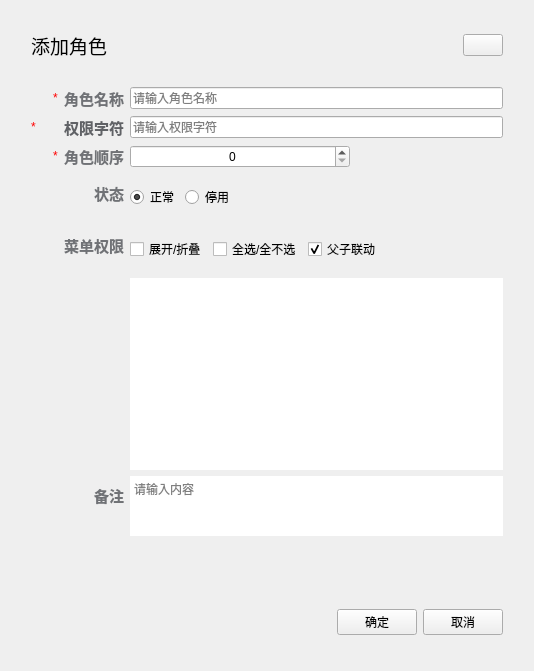
<?xml version="1.0" encoding="UTF-8"?>
<ui version="4.0">
 <class>RoleAddDlgClass</class>
 <widget class="QWidget" name="RoleAddDlgClass">
  <property name="geometry">
   <rect>
    <x>0</x>
    <y>0</y>
    <width>568</width>
    <height>623</height>
   </rect>
  </property>
  <property name="minimumSize">
   <size>
    <width>568</width>
    <height>0</height>
   </size>
  </property>
  <property name="maximumSize">
   <size>
    <width>568</width>
    <height>16777215</height>
   </size>
  </property>
  <property name="windowTitle">
   <string>RoleAddDlg</string>
  </property>
  <layout class="QVBoxLayout" name="verticalLayout">
   <property name="sizeConstraint">
    <enum>QLayout::SizeConstraint::SetFixedSize</enum>
   </property>
   <property name="leftMargin">
    <number>9</number>
   </property>
   <property name="topMargin">
    <number>9</number>
   </property>
   <property name="rightMargin">
    <number>9</number>
   </property>
   <property name="bottomMargin">
    <number>9</number>
   </property>
   <item>
    <widget class="QWidget" name="container" native="true">
     <layout class="QVBoxLayout" name="verticalLayout_2">
      <property name="sizeConstraint">
       <enum>QLayout::SizeConstraint::SetFixedSize</enum>
      </property>
      <item>
       <widget class="QWidget" name="widget" native="true">
        <property name="minimumSize">
         <size>
          <width>0</width>
          <height>50</height>
         </size>
        </property>
        <property name="maximumSize">
         <size>
          <width>16777215</width>
          <height>50</height>
         </size>
        </property>
        <layout class="QHBoxLayout" name="horizontalLayout">
         <item>
          <widget class="QLabel" name="label">
           <property name="text">
            <string>&lt;html&gt;&lt;head/&gt;&lt;body&gt;&lt;p&gt;&lt;span style=&quot; font-size:14pt;&quot;&gt;添加角色&lt;/span&gt;&lt;/p&gt;&lt;/body&gt;&lt;/html&gt;</string>
           </property>
          </widget>
         </item>
         <item>
          <spacer name="horizontalSpacer">
           <property name="orientation">
            <enum>Qt::Orientation::Horizontal</enum>
           </property>
           <property name="sizeHint" stdset="0">
            <size>
             <width>200</width>
             <height>20</height>
            </size>
           </property>
          </spacer>
         </item>
         <item>
          <widget class="QPushButton" name="closeBtn">
           <property name="text">
            <string/>
           </property>
          </widget>
         </item>
        </layout>
       </widget>
      </item>
      <item>
       <widget class="QWidget" name="widget_2" native="true">
        <layout class="QFormLayout" name="formLayout">
         <property name="sizeConstraint">
          <enum>QLayout::SizeConstraint::SetFixedSize</enum>
         </property>
         <property name="labelAlignment">
          <set>Qt::AlignmentFlag::AlignRight|Qt::AlignmentFlag::AlignTrailing|Qt::AlignmentFlag::AlignVCenter</set>
         </property>
         <item row="0" column="0">
          <layout class="QHBoxLayout" name="horizontalLayout_7">
           <item>
            <widget class="QLabel" name="label_22">
             <property name="text">
              <string>&lt;html&gt;&lt;head/&gt;&lt;body&gt;&lt;p&gt;&lt;span style=&quot; color:#ff0000;&quot;&gt;*&lt;/span&gt;&lt;/p&gt;&lt;/body&gt;&lt;/html&gt;</string>
             </property>
            </widget>
           </item>
           <item>
            <widget class="QLabel" name="label_5">
             <property name="text">
              <string>&lt;html&gt;&lt;head/&gt;&lt;body&gt;&lt;p&gt;&lt;span style=&quot; font-size:11pt; font-weight:700; color:#707276;&quot;&gt;角色名称&lt;/span&gt;&lt;/p&gt;&lt;/body&gt;&lt;/html&gt;</string>
             </property>
            </widget>
           </item>
          </layout>
         </item>
         <item row="0" column="1">
          <widget class="QLineEdit" name="roleNameEdit">
           <property name="placeholderText">
            <string>请输入角色名称</string>
           </property>
          </widget>
         </item>
         <item row="1" column="0">
          <layout class="QHBoxLayout" name="horizontalLayout_3">
           <item>
            <widget class="QLabel" name="label_21">
             <property name="text">
              <string>&lt;html&gt;&lt;head/&gt;&lt;body&gt;&lt;p&gt;&lt;span style=&quot; color:#ff0000;&quot;&gt;*&lt;/span&gt;&lt;/p&gt;&lt;/body&gt;&lt;/html&gt;</string>
             </property>
            </widget>
           </item>
           <item>
            <widget class="QLabel" name="label_20">
             <property name="minimumSize">
              <size>
               <width>16</width>
               <height>16</height>
              </size>
             </property>
             <property name="maximumSize">
              <size>
               <width>16</width>
               <height>16</height>
              </size>
             </property>
             <property name="toolTip">
              <string>控制器中定义的权限字符，如：@PreAuthorize(`@ss.hasRole('admin')`)</string>
             </property>
             <property name="text">
              <string/>
             </property>
             <property name="pixmap">
              <pixmap resource="../../Resource.qrc">:/Resource/icons/question.svg</pixmap>
             </property>
             <property name="scaledContents">
              <bool>true</bool>
             </property>
            </widget>
           </item>
           <item>
            <widget class="QLabel" name="label_9">
             <property name="text">
              <string>&lt;html&gt;&lt;head/&gt;&lt;body&gt;&lt;p&gt;&lt;span style=&quot; font-size:11pt; font-weight:700; color:#606266;&quot;&gt;权限字符&lt;/span&gt;&lt;/p&gt;&lt;/body&gt;&lt;/html&gt;</string>
             </property>
            </widget>
           </item>
          </layout>
         </item>
         <item row="1" column="1">
          <widget class="QLineEdit" name="roleKeyEdit">
           <property name="placeholderText">
            <string>请输入权限字符</string>
           </property>
          </widget>
         </item>
         <item row="2" column="0">
          <layout class="QHBoxLayout" name="horizontalLayout_2">
           <item>
            <widget class="QLabel" name="label_23">
             <property name="text">
              <string>&lt;html&gt;&lt;head/&gt;&lt;body&gt;&lt;p&gt;&lt;span style=&quot; color:#ff0000;&quot;&gt;*&lt;/span&gt;&lt;/p&gt;&lt;/body&gt;&lt;/html&gt;</string>
             </property>
            </widget>
           </item>
           <item>
            <widget class="QLabel" name="label_6">
             <property name="text">
              <string>&lt;html&gt;&lt;head/&gt;&lt;body&gt;&lt;p&gt;&lt;span style=&quot; font-size:11pt; font-weight:700; color:#707276;&quot;&gt;角色顺序&lt;/span&gt;&lt;/p&gt;&lt;/body&gt;&lt;/html&gt;</string>
             </property>
            </widget>
           </item>
          </layout>
         </item>
         <item row="3" column="0">
          <widget class="QLabel" name="label_7">
           <property name="text">
            <string>&lt;html&gt;&lt;head/&gt;&lt;body&gt;&lt;p&gt;&lt;span style=&quot; font-size:11pt; font-weight:700; color:#707276;&quot;&gt;状态&lt;/span&gt;&lt;/p&gt;&lt;/body&gt;&lt;/html&gt;</string>
           </property>
          </widget>
         </item>
         <item row="3" column="1">
          <widget class="QWidget" name="menuIconWdgt" native="true">
           <layout class="QHBoxLayout" name="horizontalLayout_5">
            <property name="leftMargin">
             <number>0</number>
            </property>
            <property name="rightMargin">
             <number>0</number>
            </property>
            <item>
             <widget class="QRadioButton" name="isActive1_RBtn">
              <property name="text">
               <string>正常</string>
              </property>
              <property name="checked">
               <bool>true</bool>
              </property>
             </widget>
            </item>
            <item>
             <widget class="QRadioButton" name="isActive0_RBtn">
              <property name="text">
               <string>停用</string>
              </property>
             </widget>
            </item>
            <item>
             <spacer name="horizontalSpacer_2">
              <property name="orientation">
               <enum>Qt::Orientation::Horizontal</enum>
              </property>
              <property name="sizeHint" stdset="0">
               <size>
                <width>40</width>
                <height>20</height>
               </size>
              </property>
             </spacer>
            </item>
           </layout>
          </widget>
         </item>
         <item row="4" column="0">
          <widget class="QLabel" name="label_8">
           <property name="text">
            <string>&lt;html&gt;&lt;head/&gt;&lt;body&gt;&lt;p&gt;&lt;span style=&quot; font-size:11pt; font-weight:700; color:#707276;&quot;&gt;菜单权限&lt;/span&gt;&lt;/p&gt;&lt;/body&gt;&lt;/html&gt;</string>
           </property>
          </widget>
         </item>
         <item row="4" column="1">
          <widget class="QWidget" name="menuIconWdgt_2" native="true">
           <layout class="QHBoxLayout" name="horizontalLayout_8">
            <property name="leftMargin">
             <number>0</number>
            </property>
            <property name="rightMargin">
             <number>0</number>
            </property>
            <item>
             <widget class="QCheckBox" name="expandChx">
              <property name="text">
               <string>展开/折叠</string>
              </property>
             </widget>
            </item>
            <item>
             <widget class="QCheckBox" name="selectAllChx">
              <property name="text">
               <string>全选/全不选</string>
              </property>
             </widget>
            </item>
            <item>
             <widget class="QCheckBox" name="fatherSonInteractionChx">
              <property name="text">
               <string>父子联动</string>
              </property>
              <property name="checked">
               <bool>true</bool>
              </property>
             </widget>
            </item>
            <item>
             <spacer name="horizontalSpacer_4">
              <property name="orientation">
               <enum>Qt::Orientation::Horizontal</enum>
              </property>
              <property name="sizeHint" stdset="0">
               <size>
                <width>40</width>
                <height>20</height>
               </size>
              </property>
             </spacer>
            </item>
           </layout>
          </widget>
         </item>
         <item row="5" column="1">
          <widget class="QTreeView" name="menuTreeSelectView">
           <property name="minimumSize">
            <size>
             <width>0</width>
             <height>116</height>
            </size>
           </property>
           <property name="frameShape">
            <enum>QFrame::Shape::NoFrame</enum>
           </property>
          </widget>
         </item>
         <item row="7" column="1">
          <widget class="QPlainTextEdit" name="remarkEdit">
           <property name="minimumSize">
            <size>
             <width>0</width>
             <height>60</height>
            </size>
           </property>
           <property name="maximumSize">
            <size>
             <width>16777215</width>
             <height>60</height>
            </size>
           </property>
           <property name="frameShape">
            <enum>QFrame::Shape::NoFrame</enum>
           </property>
           <property name="placeholderText">
            <string>请输入内容</string>
           </property>
          </widget>
         </item>
         <item row="7" column="0">
          <widget class="QLabel" name="label_10">
           <property name="text">
            <string>&lt;html&gt;&lt;head/&gt;&lt;body&gt;&lt;p&gt;&lt;span style=&quot; font-size:11pt; font-weight:700; color:#707276;&quot;&gt;备注&lt;/span&gt;&lt;/p&gt;&lt;/body&gt;&lt;/html&gt;</string>
           </property>
          </widget>
         </item>
         <item row="2" column="1">
          <widget class="QWidget" name="widget_3" native="true">
           <layout class="QHBoxLayout" name="horizontalLayout_6">
            <property name="leftMargin">
             <number>0</number>
            </property>
            <property name="topMargin">
             <number>0</number>
            </property>
            <property name="rightMargin">
             <number>0</number>
            </property>
            <property name="bottomMargin">
             <number>0</number>
            </property>
            <item>
             <widget class="QSpinBox" name="roleSortBox">
              <property name="minimumSize">
               <size>
                <width>220</width>
                <height>0</height>
               </size>
              </property>
              <property name="maximumSize">
               <size>
                <width>220</width>
                <height>16777215</height>
               </size>
              </property>
              <property name="alignment">
               <set>Qt::AlignmentFlag::AlignCenter</set>
              </property>
             </widget>
            </item>
            <item>
             <spacer name="horizontalSpacer_5">
              <property name="orientation">
               <enum>Qt::Orientation::Horizontal</enum>
              </property>
              <property name="sizeHint" stdset="0">
               <size>
                <width>153</width>
                <height>20</height>
               </size>
              </property>
             </spacer>
            </item>
           </layout>
          </widget>
         </item>
        </layout>
       </widget>
      </item>
      <item>
       <spacer name="verticalSpacer">
        <property name="orientation">
         <enum>Qt::Orientation::Vertical</enum>
        </property>
        <property name="sizeHint" stdset="0">
         <size>
          <width>20</width>
          <height>40</height>
         </size>
        </property>
       </spacer>
      </item>
      <item>
       <widget class="QWidget" name="widget_5" native="true">
        <property name="minimumSize">
         <size>
          <width>0</width>
          <height>58</height>
         </size>
        </property>
        <property name="maximumSize">
         <size>
          <width>16777215</width>
          <height>58</height>
         </size>
        </property>
        <layout class="QHBoxLayout" name="horizontalLayout_4">
         <item>
          <spacer name="horizontalSpacer_3">
           <property name="orientation">
            <enum>Qt::Orientation::Horizontal</enum>
           </property>
           <property name="sizeHint" stdset="0">
            <size>
             <width>200</width>
             <height>20</height>
            </size>
           </property>
          </spacer>
         </item>
         <item>
          <widget class="QPushButton" name="okBtn">
           <property name="text">
            <string>确定</string>
           </property>
          </widget>
         </item>
         <item>
          <widget class="QPushButton" name="cancelBtn">
           <property name="text">
            <string>取消</string>
           </property>
          </widget>
         </item>
        </layout>
       </widget>
      </item>
     </layout>
    </widget>
   </item>
  </layout>
 </widget>
 <layoutdefault spacing="6" margin="11"/>
 <resources>
  <include location="../../Resource.qrc"/>
 </resources>
 <connections>
  <connection>
   <sender>closeBtn</sender>
   <signal>clicked()</signal>
   <receiver>RoleAddDlgClass</receiver>
   <slot>hide()</slot>
   <hints>
    <hint type="sourcelabel">
     <x>515</x>
     <y>42</y>
    </hint>
    <hint type="destinationlabel">
     <x>281</x>
     <y>371</y>
    </hint>
   </hints>
  </connection>
  <connection>
   <sender>cancelBtn</sender>
   <signal>clicked()</signal>
   <receiver>RoleAddDlgClass</receiver>
   <slot>hide()</slot>
   <hints>
    <hint type="sourcelabel">
     <x>498</x>
     <y>695</y>
    </hint>
    <hint type="destinationlabel">
     <x>281</x>
     <y>371</y>
    </hint>
   </hints>
  </connection>
 </connections>
</ui>
